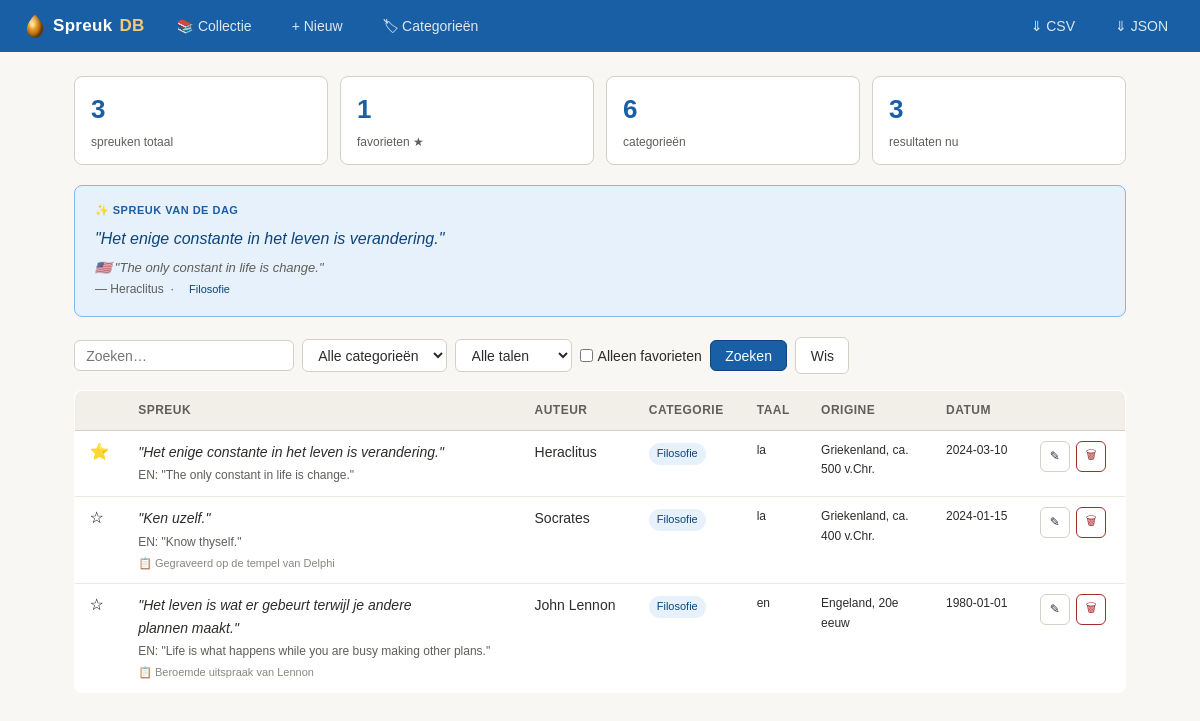
The page / on the database its author committed.
### tables this page shows
CREATE TABLE spreuk (
                id INTEGER PRIMARY KEY AUTOINCREMENT,
                tekst_nl TEXT NOT NULL,
                tekst_en TEXT,
                auteur TEXT,
                bron TEXT,
                origine TEXT,
                taal_origineel TEXT DEFAULT 'nl',
                categorie_id INTEGER REFERENCES categorie(id),
                datum_toegevoegd DATE DEFAULT (date('now')),
                notitie TEXT,
                favoriet INTEGER DEFAULT 0
            );

CREATE TABLE categorie (
                id INTEGER PRIMARY KEY AUTOINCREMENT,
                naam TEXT NOT NULL UNIQUE,
                beschrijving TEXT
            );

### app.py (the view)
@app.route('/')
def index():
    db = get_db()
    q = request.args.get('q', '')
    cat_id = request.args.get('cat', '')
    only_fav = request.args.get('fav', '')
    taal = request.args.get('taal', '')
    query = '''SELECT s.*, c.naam as categorie_naam
               FROM spreuk s LEFT JOIN categorie c ON s.categorie_id = c.id
               WHERE 1=1'''
    params = []
    if q:
        query += ' AND (s.tekst_nl LIKE ? OR s.tekst_en LIKE ? OR s.auteur LIKE ?)'
        params += [f'%{q}%', f'%{q}%', f'%{q}%']
    if cat_id:
        query += ' AND s.categorie_id = ?'
        params.append(cat_id)
    if only_fav:
        query += ' AND s.favoriet = 1'
    if taal:
        query += ' AND s.taal_origineel = ?'
        params.append(taal)
    query += ' ORDER BY s.datum_toegevoegd DESC, s.id DESC'
    spreuken = db.execute(query, params).fetchall()
    categorieen = db.execute('SELECT * FROM categorie ORDER BY naam').fetchall()
    totaal = db.execute('SELECT COUNT(*) FROM spreuk').fetchone()[0]
    favorieten = db.execute('SELECT COUNT(*) FROM spreuk WHERE favoriet=1').fetchone()[0]
    dagelijks = db.execute(
        'SELECT s.*, c.naam as categorie_naam FROM spreuk s LEFT JOIN categorie c ON s.categorie_id=c.id ORDER BY RANDOM() LIMIT 1'
    ).fetchone()
    return render_template('index.html',
        spreuken=spreuken, categorieen=categorieen, totaal=totaal,
        favorieten=favorieten, dagelijks=dagelijks,
        q=q, cat_id=cat_id, only_fav=only_fav, taal=taal)

### app.py (called while the page is built)
def get_db():
    conn = sqlite3.connect(DB)
    conn.row_factory = sqlite3.Row
    return conn

### templates/index.html (shortened to what this page needs)
{% extends "base.html" %}
{% block inhoud %}
<div class="stats">
  <div class="stat"><div class="getal">{{ totaal }}</div><div class="label">spreuken totaal</div></div>
  <div class="stat"><div class="getal">{{ favorieten }}</div><div class="label">favorieten &#9733;</div></div>
  <div class="stat"><div class="getal">{{ categorieen|length }}</div><div class="label">categorieën</div></div>
  <div class="stat"><div class="getal">{{ spreuken|length }}</div><div class="label">resultaten nu</div></div>
</div>
{% if dagelijks and not q and not cat_id and not only_fav and not taal %}
<div class="dagelijks">
  <div style="font-size:11px;color:#185fa5;font-weight:bold;margin-bottom:.4rem;text-transform:uppercase;letter-spacing:.5px">&#10024; Spreuk van de dag</div>
  <blockquote>"{{ dagelijks.tekst_nl }}"</blockquote>
  {% if dagelijks.tekst_en %}<div class="en">&#127482;&#127480; "{{ dagelijks.tekst_en }}"</div>{% endif %}
  <div class="meta">
    {% if dagelijks.auteur %}— {{ dagelijks.auteur }}{% endif %}
    {% if dagelijks.categorie_naam %} &nbsp;&#183;&nbsp; <span class="badge">{{ dagelijks.categorie_naam }}</span>{% endif %}
  </div>
</div>
{% endif %}
<form method="get" class="filter-balk">
  <input type="text" name="q" placeholder="Zoeken…" value="{{ q }}">
  <select name="cat">
    <option value="">Alle categorieën</option>
  </select>
  <select name="taal">
    <option value="">Alle talen</option>
  </select>
  <label style="font-size:14px;display:flex;align-items:center;gap:.3rem;cursor:pointer">
    <input type="checkbox" name="fav" value="1" {% if only_fav %}checked{% endif %}> Alleen favorieten
  </label>
  <button type="submit" class="btn btn-primair">Zoeken</button>
  <a href="{{ url_for('index') }}" class="btn">Wis</a>
</form>
{% if spreuken %}
<table>
  <thead><tr>
    <th style="width:32px"></th>
    <th>Spreuk</th>
    <th>Auteur</th>
    <th>Categorie</th>
    <th>Taal</th>
    <th>Origine</th>
    <th>Datum</th>
    <th style="width:100px"></th>
  </tr></thead>
  <tbody>
  {% for s in spreuken %}
  <tr>
    <td>
      <button class="fav-btn" onclick="toggleFav({{ s.id }}, this)" title="Favoriet aan/uit">
        {{ '⭐' if s.favoriet else '☆' }}
      </button>
    </td>
    <td>
      <div class="tekst-spreuk">"{{ s.tekst_nl }}"</div>
      {% if s.tekst_en %}<div class="tekst-en">EN: "{{ s.tekst_en }}"</div>{% endif %}
      {% if s.notitie %}<div style="font-size:11px;color:#888780;margin-top:3px">&#128203; {{ s.notitie }}</div>{% endif %}
    </td>
    <td style="white-space:nowrap">{{ s.auteur or '—' }}</td>
    <td>{% if s.categorie_naam %}<span class="badge">{{ s.categorie_naam }}</span>{% else %}—{% endif %}</td>
    <td style="font-size:12px">{{ s.taal_origineel or '—' }}</td>
    <td style="font-size:12px;max-width:120px">{{ s.origine or '—' }}</td>
    <td style="font-size:12px;white-space:nowrap">{{ s.datum_toegevoegd or '—' }}</td>
    <td>
      <div class="acties">
        <a href="{{ url_for('bewerk', sid=s.id) }}" class="btn btn-klein">&#9998;</a>
        <form method="post" action="{{ url_for('verwijder', sid=s.id) }}"
              onsubmit="return confirm('Spreuk verwijderen?')">
          <button type="submit" class="btn btn-klein btn-gevaar">&#128465;</button>
        </form>
      </div>
    </td>
  </tr>
  {% endfor %}
  </tbody>
</table>
{% else %}
<div class="card" style="text-align:center;padding:2rem;color:#888780">
  Geen spreuken gevonden.
  <a href="{{ url_for('nieuw') }}">Voeg er een toe!</a>
</div>
{% endif %}
{% endblock %}

### templates/base.html (shortened to what this page needs)
<!DOCTYPE html>
<html lang="nl">
<head>
</head>
<body>
<nav>
  <span class="brand" style="display:flex;align-items:center;gap:7px;">
    Spreuk<span>DB</span>
  </span>
  <a class="nav-link" href="{{ url_for('index') }}">&#128218; Collectie</a>
  <a class="nav-link" href="{{ url_for('nieuw') }}">&#43; Nieuw</a>
  <a class="nav-link" href="{{ url_for('categorieen') }}">&#127991; Categorieën</a>
  <a class="nav-link" href="{{ url_for('export_csv') }}">&#8659; CSV</a>
  <a class="nav-link" href="{{ url_for('export_json') }}">&#8659; JSON</a>
</nav>
<div class="container">{% block inhoud %}{% endblock %}</div>
</body>
</html>

### templates/base.html (style rules this page uses)
:root { --blauw: #185fa5; --blauw-licht: #e6f1fb; --blauw-donker: #0c447c; --tekst: #2c2c2a; --tekst-zacht: #5f5e5a; --achtergrond: #f8f7f4; --vlak: #ffffff; --rand: #d3d1c7; --goud: #ba7517; --groen: #3b6d11; --rood: #a32d2d; --amber-licht: #faeeda; }
* { box-sizing: border-box; margin: 0; padding: 0; }
body { font-family: Arial, sans-serif; background: var(--achtergrond); color: var(--tekst); font-size: 15px; line-height: 1.6; }
a { color: var(--blauw); text-decoration: none; }
nav { background: var(--blauw); color: white; padding: 0 1.5rem; display: flex; align-items: center; gap: 1.5rem; height: 52px; }
nav .brand { font-size: 17px; font-weight: bold; color: white; letter-spacing: .3px; }
nav .brand span { color: #FAC775; }
nav a.nav-link { color: rgba(255,255,255,.85); font-size: 14px; padding: .25rem .5rem; border-radius: 4px; }
.container { max-width: 1100px; margin: 0 auto; padding: 1.5rem; }
.stats { display: grid; grid-template-columns: repeat(auto-fit, minmax(140px, 1fr)); gap: .75rem; margin-bottom: 1.25rem; }
.stat { background: var(--vlak); border: 1px solid var(--rand); border-radius: 8px; padding: .75rem 1rem; }
.stat .getal { font-size: 26px; font-weight: bold; color: var(--blauw); }
.stat .label { font-size: 12px; color: var(--tekst-zacht); margin-top: 2px; }
.dagelijks { background: var(--blauw-licht); border: 1px solid #85b7eb; border-radius: 8px; padding: 1rem 1.25rem; margin-bottom: 1.25rem; }
.dagelijks blockquote { font-style: italic; font-size: 16px; color: var(--blauw-donker); margin-bottom: .4rem; }
.dagelijks .meta { font-size: 12px; color: var(--tekst-zacht); }
.dagelijks .en { font-size: 13px; color: var(--tekst-zacht); margin-top: .3rem; font-style: italic; }
.filter-balk { display: flex; flex-wrap: wrap; gap: .5rem; margin-bottom: 1rem; align-items: center; }
.filter-balk input[type=text], .filter-balk select { padding: .4rem .7rem; border: 1px solid var(--rand); border-radius: 6px; font-size: 14px; background: var(--vlak); color: var(--tekst); }
.filter-balk input[type=text] { width: 220px; }
.btn { display: inline-flex; align-items: center; gap: .3rem; padding: .4rem .9rem; border-radius: 6px; font-size: 14px; cursor: pointer; border: 1px solid var(--rand); background: var(--vlak); color: var(--tekst); text-decoration: none; }
.btn-primair { background: var(--blauw); color: white; border-color: var(--blauw-donker); }
.btn-klein { padding: .25rem .55rem; font-size: 12px; }
.btn-gevaar { border-color: var(--rood); color: var(--rood); }
table { width: 100%; border-collapse: collapse; background: var(--vlak); border-radius: 8px; overflow: hidden; border: 1px solid var(--rand); }
th { background: #f1efe8; font-size: 12px; font-weight: bold; text-transform: uppercase; letter-spacing: .5px; color: var(--tekst-zacht); padding: .6rem .9rem; text-align: left; border-bottom: 1px solid var(--rand); }
td { padding: .65rem .9rem; vertical-align: top; border-bottom: 1px solid #ebe9e0; font-size: 14px; }
tr:last-child td { border-bottom: none; }
.tekst-spreuk { font-style: italic; max-width: 320px; }
.tekst-en { font-size: 12px; color: var(--tekst-zacht); margin-top: 3px; font-style: normal; }
.badge { display: inline-block; padding: 2px 8px; border-radius: 12px; font-size: 11px; background: var(--blauw-licht); color: var(--blauw-donker); }
.fav-btn { background: none; border: none; cursor: pointer; font-size: 16px; padding: 0; line-height: 1; }
.acties { display: flex; gap: .4rem; flex-wrap: nowrap; }

### rows shown on the page
spreuk: tekst_nl "Het enige constante in het leven is verandering.", tekst_en "The only constant in life is change.", auteur "Heraclitus", favoriet "⭐", categorie_naam "Filosofie", taal_origineel "la", origine "Griekenland, ca. 500 v.Chr.", datum_toegevoegd "2024-03-10"
categorie: categorie_naam "Filosofie"
spreuk: favoriet "☆", tekst_nl "Ken uzelf.", tekst_en "Know thyself.", notitie "Gegraveerd op de tempel van Delphi", auteur "Socrates", categorie_naam "Filosofie", taal_origineel "la", origine "Griekenland, ca. 400 v.Chr.", datum_toegevoegd "2024-01-15"
spreuk: favoriet "☆", tekst_nl "Het leven is wat er gebeurt terwijl je andere plannen maakt.", tekst_en "Life is what happens while you are busy making other plans.", notitie "Beroemde uitspraak van Lennon", auteur "John Lennon", categorie_naam "Filosofie", taal_origineel "en", origine "Engeland, 20e eeuw", datum_toegevoegd "1980-01-01"

### other values the page prints
{{ totaal }} "3"
{{ favorieten }} "1"
{{ categorieen|length }} "6"
{{ spreuken|length }} "3"
